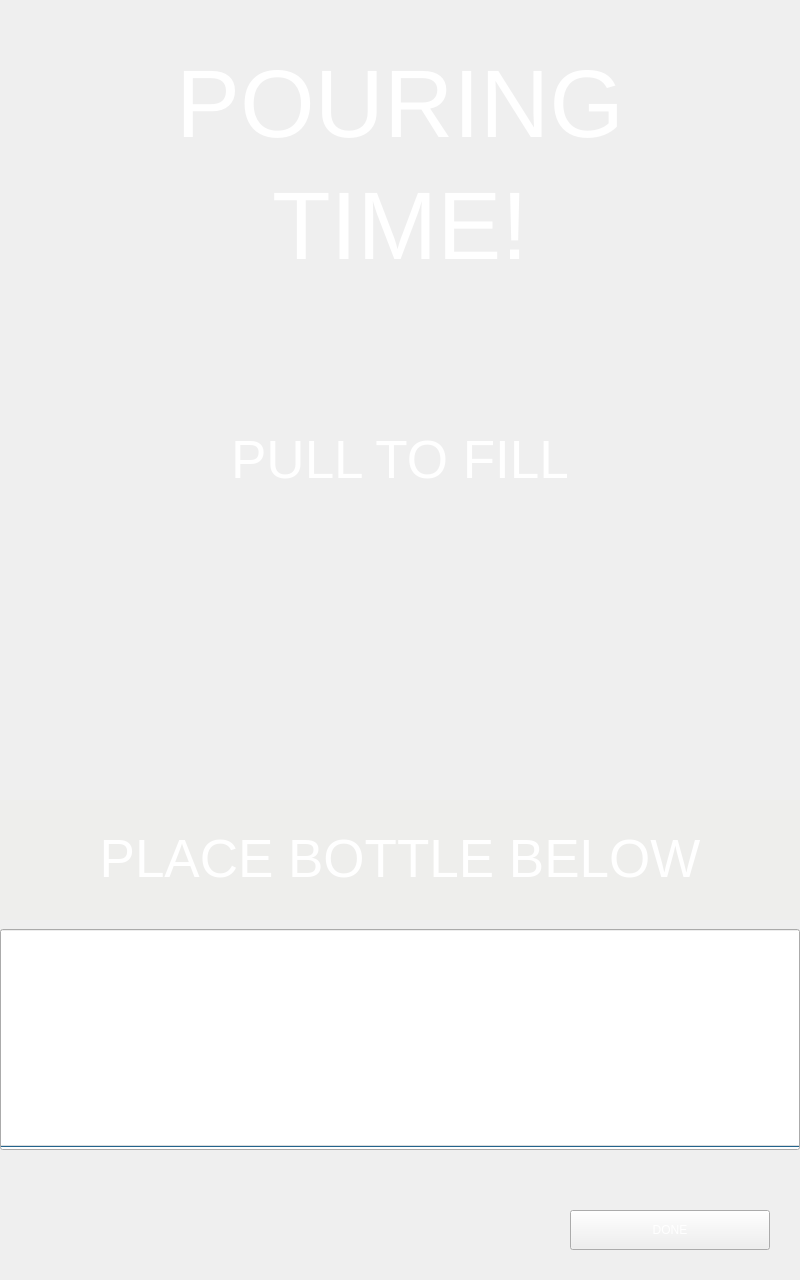
<?xml version="1.0" encoding="UTF-8"?>
<ui version="4.0">
 <class>DispenseWindow</class>
 <widget class="QWidget" name="DispenseWindow">
  <property name="geometry">
   <rect>
    <x>0</x>
    <y>0</y>
    <width>800</width>
    <height>1280</height>
   </rect>
  </property>
  <property name="windowTitle">
   <string>Form</string>
  </property>
  <property name="styleSheet">
   <string notr="true"/>
  </property>
  <widget class="QLabel" name="fillLabel">
   <property name="geometry">
    <rect>
     <x>0</x>
     <y>400</y>
     <width>800</width>
     <height>121</height>
    </rect>
   </property>
   <property name="text">
    <string>&lt;html&gt;&lt;head/&gt;&lt;body&gt;&lt;p align=&quot;center&quot;&gt;&lt;span style=&quot; font-size:40pt; color:#ffffff;&quot;&gt;PULL TO FILL&lt;/span&gt;&lt;/p&gt;&lt;/body&gt;&lt;/html&gt;</string>
   </property>
  </widget>
  <widget class="QLabel" name="fillLabelArrow">
   <property name="geometry">
    <rect>
     <x>350</x>
     <y>920</y>
     <width>200</width>
     <height>100</height>
    </rect>
   </property>
   <property name="styleSheet">
    <string notr="true">image: url(:/new/prefix/ASSETS/up_arrow.png);</string>
   </property>
   <property name="text">
    <string/>
   </property>
   <property name="pixmap">
    <pixmap>:/assets/up_arrow.png</pixmap>
   </property>
  </widget>
  <widget class="QLabel" name="bottleLabel">
   <property name="geometry">
    <rect>
     <x>0</x>
     <y>800</y>
     <width>800</width>
     <height>120</height>
    </rect>
   </property>
   <property name="styleSheet">
    <string notr="true">background-color: rgb(238, 238, 236);</string>
   </property>
   <property name="text">
    <string>&lt;html&gt;&lt;head/&gt;&lt;body&gt;&lt;p align=&quot;center&quot;&gt;&lt;span style=&quot; font-size:40pt; color:#ffffff;&quot;&gt;PLACE BOTTLE BELOW&lt;/span&gt;&lt;/p&gt;&lt;/body&gt;&lt;/html&gt;</string>
   </property>
  </widget>
  <widget class="QLabel" name="bottleLabelArrow">
   <property name="geometry">
    <rect>
     <x>840</x>
     <y>1190</y>
     <width>200</width>
     <height>100</height>
    </rect>
   </property>
   <property name="styleSheet">
    <string notr="true">
image: url(:/new/prefix/ASSETS/side_arrow.png);</string>
   </property>
   <property name="text">
    <string/>
   </property>
   <property name="pixmap">
    <pixmap>:/assets/side_arrow.png</pixmap>
   </property>
  </widget>
  <widget class="QLabel" name="pourLabel">
   <property name="enabled">
    <bool>true</bool>
   </property>
   <property name="geometry">
    <rect>
     <x>0</x>
     <y>50</y>
     <width>800</width>
     <height>231</height>
    </rect>
   </property>
   <property name="text">
    <string>&lt;html&gt;&lt;head/&gt;&lt;body&gt;&lt;p align=&quot;center&quot;&gt;&lt;span style=&quot; font-size:72pt; color:#ffffff;&quot;&gt;POURING&lt;/span&gt;&lt;/p&gt;&lt;p align=&quot;center&quot;&gt;&lt;span style=&quot; font-size:72pt; color:#ffffff;&quot;&gt;TIME!&lt;/span&gt;&lt;/p&gt;&lt;/body&gt;&lt;/html&gt;</string>
   </property>
  </widget>
  <widget class="QProgressBar" name="progressBar">
   <property name="enabled">
    <bool>true</bool>
   </property>
   <property name="geometry">
    <rect>
     <x>0</x>
     <y>929</y>
     <width>800</width>
     <height>221</height>
    </rect>
   </property>
   <property name="font">
    <font>
     <pointsize>30</pointsize>
     <weight>50</weight>
     <italic>false</italic>
     <bold>false</bold>
     <kerning>false</kerning>
    </font>
   </property>
   <property name="tabletTracking">
    <bool>false</bool>
   </property>
   <property name="focusPolicy">
    <enum>Qt::NoFocus</enum>
   </property>
   <property name="contextMenuPolicy">
    <enum>Qt::PreventContextMenu</enum>
   </property>
   <property name="inputMethodHints">
    <set>Qt::ImhNone</set>
   </property>
   <property name="maximum">
    <number>500</number>
   </property>
   <property name="value">
    <number>0</number>
   </property>
   <property name="textVisible">
    <bool>false</bool>
   </property>
   <property name="orientation">
    <enum>Qt::Vertical</enum>
   </property>
   <property name="invertedAppearance">
    <bool>false</bool>
   </property>
   <property name="textDirection">
    <enum>QProgressBar::BottomToTop</enum>
   </property>
   <property name="format">
    <string>%vml</string>
   </property>
  </widget>
  <widget class="QPushButton" name="pushButton">
   <property name="geometry">
    <rect>
     <x>570</x>
     <y>1210</y>
     <width>200</width>
     <height>40</height>
    </rect>
   </property>
   <property name="styleSheet">
    <string notr="true">font: 15pt &quot;Ubuntu&quot;;
color: rgb(255, 255, 255);
border-image: url(:/assets/V5/rect_button.png);</string>
   </property>
   <property name="text">
    <string>DONE</string>
   </property>
  </widget>
  <widget class="QLabel" name="maskLabel">
   <property name="geometry">
    <rect>
     <x>0</x>
     <y>0</y>
     <width>800</width>
     <height>1280</height>
    </rect>
   </property>
   <property name="text">
    <string/>
   </property>
   <property name="pixmap">
    <pixmap resource="assets.qrc">:/assets/V6/progressbarmask_800x1280.png</pixmap>
   </property>
  </widget>
  <widget class="QLabel" name="arrowLabel">
   <property name="geometry">
    <rect>
     <x>0</x>
     <y>600</y>
     <width>801</width>
     <height>161</height>
    </rect>
   </property>
   <property name="text">
    <string/>
   </property>
   <property name="pixmap">
    <pixmap resource="assets.qrc">:/assets/V5/side_arrow.png</pixmap>
   </property>
   <property name="alignment">
    <set>Qt::AlignCenter</set>
   </property>
  </widget>
  <zorder>progressBar</zorder>
  <zorder>maskLabel</zorder>
  <zorder>fillLabel</zorder>
  <zorder>bottleLabel</zorder>
  <zorder>pourLabel</zorder>
  <zorder>pushButton</zorder>
  <zorder>fillLabelArrow</zorder>
  <zorder>bottleLabelArrow</zorder>
  <zorder>arrowLabel</zorder>
 </widget>
 <resources>
  <include location="assets.qrc"/>
 </resources>
 <connections/>
</ui>
